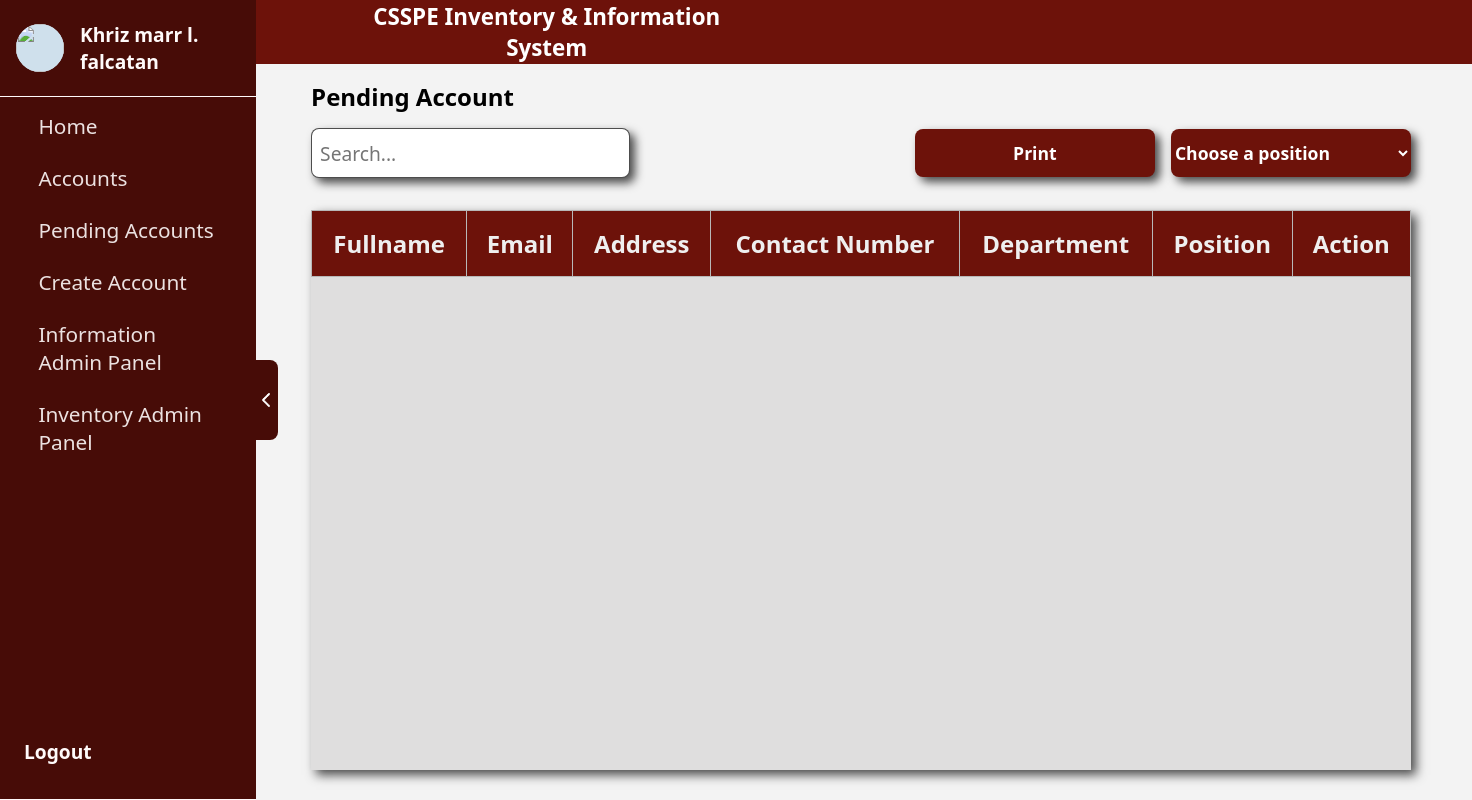
/superAdmin/pendingAccount.php (signed in), run on an earlier commit of the app's database.
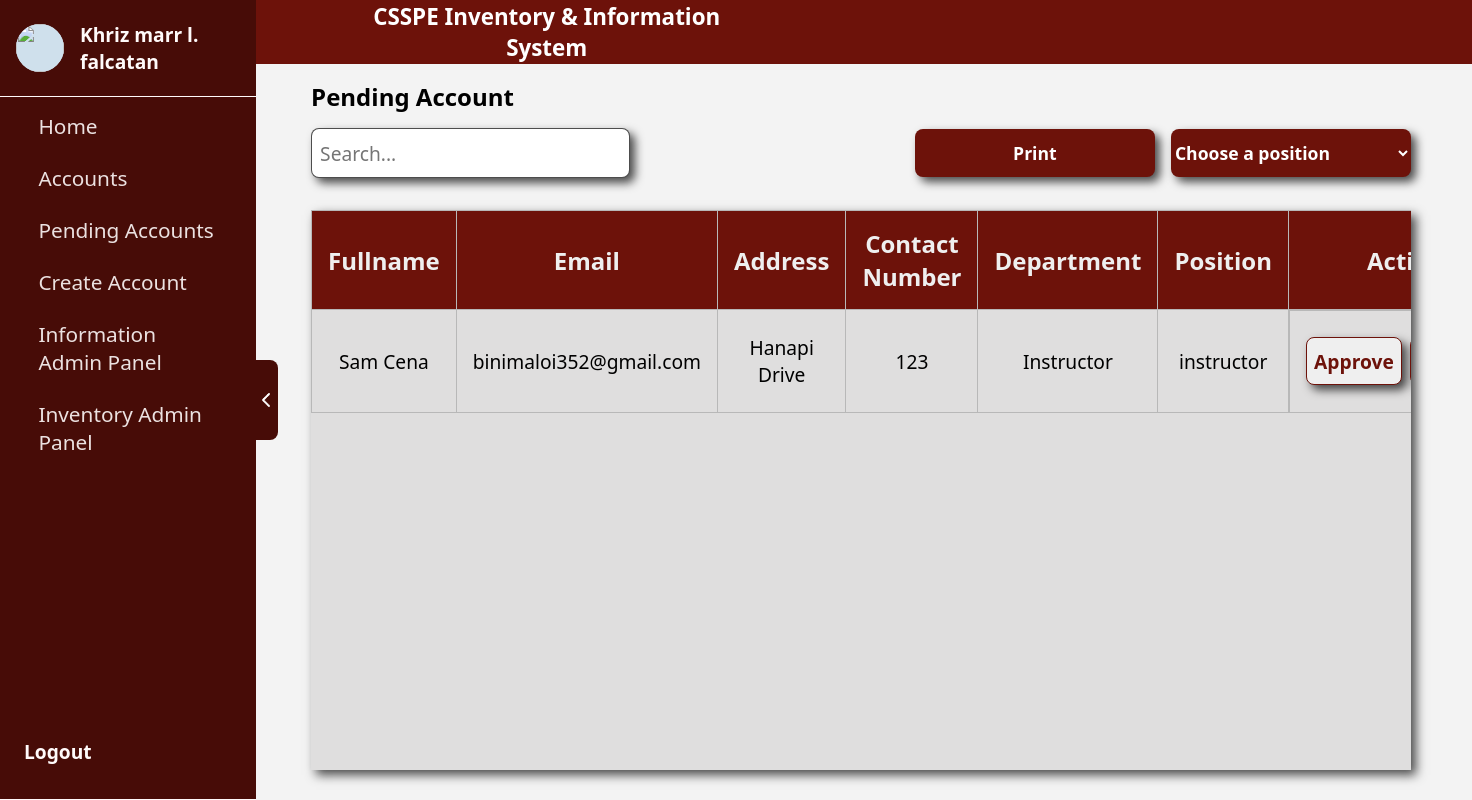
And on a later commit of the database.
### tables this page shows
CREATE TABLE `pending_users` (
  `id` int(11) NOT NULL,
  `first_name` varchar(100) NOT NULL,
  `last_name` varchar(100) NOT NULL,
  `middle_name` varchar(100) DEFAULT NULL,
  `email` varchar(255) NOT NULL,
  `address` text NOT NULL,
  `contact_no` varchar(15) NOT NULL,
  `rank` enum('Instructor','Assistant Professor','Associate Professor','Professor') NOT NULL,
  `password` varchar(255) NOT NULL,
  `created_at` timestamp NOT NULL DEFAULT current_timestamp(),
  `role` varchar(50) NOT NULL DEFAULT 'Instructor',
  `image` varchar(255) DEFAULT NULL
);

### superAdmin/pendingAccount.php (the view, shortened to what this page needs)
<?php
require_once '../conn/conn.php';
$query = "SELECT id, first_name, last_name, middle_name, email, address, contact_no, rank, password, created_at, role FROM pending_users";
$result = mysqli_query($conn, $query);
?>
<!DOCTYPE html>
<html lang="en">
<head>
    <link rel="stylesheet" href="../assets/css/pendingAccount.css">
    <link rel="stylesheet" href="../assets/css/sidebar.css">
    <link href="https://cdn.jsdelivr.net/npm/sweetalert2@11/dist/sweetalert2.min.css" rel="stylesheet">
</head>
<body>
    <div class="body">
    <div class="sidebar">
            <div class="sidebarContent">
                <div class="arrowContainer" style="margin-left: 80rem;" id="toggleButton">
                    <div class="subArrowContainer">
                        <img class="hideIcon" src="../assets/img/arrow.png" alt="">
                    </div>
                </div>
            </div>
            <div class="userContainer">
                <div class="subUserContainer">
                    <div class="userPictureContainer">
                        <div class="subUserPictureContainer">
                            <img class="subUserPictureContainer" src="../assets/img/CSSPE.png" alt="">
                        </div>
                    </div>
                    <div class="userPictureContainer1">
                        <p>Khriz marr l. falcatan</p>
                    </div>
                </div>
                <div class="navContainer">
                    <div class="subNavContainer">
                        <a href="../superAdmin/homePage/announcement.php">
                            <div class="buttonContainer1">
                                <div class="nameOfIconContainer">
                                    <p>Home</p>
                                </div>
                            </div>
                        </a>
                        <a href="../superAdmin/account.php">
                            <div class="buttonContainer1">
                                <div class="nameOfIconContainer">
                                    <p>Accounts</p>
                                </div>
                            </div>
                        </a>
                        <a href="../superAdmin/pendingAccount.php">
                            <div class="buttonContainer1">
                                <div class="nameOfIconContainer">
                                    <p>Pending Accounts</p>
                                </div>
                            </div>
                        </a>
                        <a href="../superAdmin/createAdmin.php">
                            <div class="buttonContainer1">
                                <div class="nameOfIconContainer">
                                    <p>Create Account</p>
                                </div>
                            </div>
                        </a>
                        <a href="../superAdmin/informationAdmin/program.php">
                            <div class="buttonContainer1">
                                <div class="nameOfIconContainer">
                                    <p>Information Admin Panel</p>
                                </div>
                            </div>
                        </a>
                        <a href="../superAdmin/inventoryAdmin/dashboard.php">
                            <div class="buttonContainer1">
                                <div class="nameOfIconContainer">
                                    <p>Inventory Admin Panel</p>
                                </div>
                            </div>
                        </a>
                    </div>
                </div>
                <div class="subUserContainer">
                    <a href="../logout.php">
                        <div style="margin-left: 1.5rem;" class="userPictureContainer1">
                            <p>Logout</p>
                        </div>
                    </a>
                </div>
            </div>
        </div>
        <div class="mainContainer" style="margin-left: 250px;">
            <div class="container">
                <div class="headerContainer">
                    <div class="subHeaderContainer">
                        <div class="logoContainer">
                        </div>
                        <div class="collegeNameContainer">
                            <p>CSSPE Inventory & Information System</p>
                        </div>
                    </div>
                </div>
                <div class="textContainer">
                    <p class="text">Pending Account</p>
                </div>
                <div class="searchContainer">
                    <input class="searchBar" type="text" placeholder="Search...">
                    <div class="printButton" style="gap: 1rem; display: flex; width: 90%;">
                        <button class="addButton size">Print</button>
                        <select name="" class="addButton size" id="">
                            <option value="">Choose a position</option>
                        </select>
                    </div>
                </div>
                <div class="tableContainer">
                    <table>
                        <thead>
                            <tr>
                                <th>Fullname</th>
                                <th>Email</th>
                                <th>Address</th>
                                <th>Contact Number</th>
                                <th>Department</th>
                                <th>Position</th>
                                <th>Action</th>
                            </tr>
                        </thead>
                        <tbody>
                            <?php while($row = mysqli_fetch_assoc($result)): ?>
                                <tr>
                                    <td><?php echo htmlspecialchars($row['first_name'] . ' ' . $row['middle_name'] . ' ' . $row['last_name']); ?></td>
                                    <td><?php echo htmlspecialchars($row['email']); ?></td>
                                    <td><?php echo htmlspecialchars($row['address']); ?></td>
                                    <td><?php echo htmlspecialchars($row['contact_no']); ?></td>
                                    <td><?php echo htmlspecialchars($row['rank']); ?></td>
                                    <td><?php echo htmlspecialchars($row['role']); ?></td>
                                    <td class="button">
                                        <a href="#" onclick="approveUser(<?php echo $row['id']; ?>)">
                                            <button class="addButton1" style="width: 6rem;">Approve</button>
                                        </a>
                                    </td>
                                </tr>
                            <?php endwhile; ?>
                        </tbody>
                    </table>
                </div>
            </div>
        </div>
    </div>
</body>
</html>

### assets/css/pendingAccount.css (style rules this page uses)
* { padding: 0; margin: 0; font-family: system-ui, -apple-system, BlinkMacSystemFont, 'Segoe UI', Roboto, Oxygen, Ubuntu, Cantarell, 'Open Sans', 'Helvetica Neue', sans-serif; }
.body { background-color: rgb(243, 243, 243); display: grid; grid-template-columns: 1fr; height: 100vh; }
.mainContainer { background-color: rgb(243, 243, 243); }
.headerContainer { height: 4rem; background-color: rgb(109, 18, 10); display: flex; gap: 0.5rem; flex-direction: row; }
.subHeaderContainer { height: 100%; width: 4rem; margin-left: 1rem; display: flex; align-items: center; justify-content: center; }
.collegeNameContainer { height: 100%; display: flex; align-items: center; justify-content: center; font-size: 2rem; color: white; display: none; }
.container { height: 100%; display: flex; align-items: center; flex-direction: column; width: 100%; }
.textContainer { height: 4rem; display: flex; align-items: center; justify-content: center; font-size: min(2rem, 1.5rem); font-weight: bold; width: 100%; }
.searchContainer { display: flex; align-items: center; justify-content: center; gap: 1rem; flex-direction: column; width: 100%; }
.searchBar { height: 3rem; width: 90%; border-radius: 0.5rem; box-shadow: 5px 5px 10px rgba(0, 0, 0, 0.699); font-size: 1.2rem; border: solid rgba(0, 0, 0, 0.699) 1px; padding-left: 0.5rem; }
.addButton { width: 92%; height: 3rem; border: none; border-radius: 0.5rem; background-color: rgb(109, 18, 10); color: white; font-size: min(1.2rem, 1.1rem); font-weight: bold; cursor: pointer; transition: all 0.15s; box-shadow: 5px 5px 10px rgba(0, 0, 0, 0.699); }
.addButton1 { width: 92%; height: 3rem; border: solid rgb(109, 18, 10) 1px; border-radius: 0.5rem; color: rgb(109, 18, 10); font-size: 1.2rem; font-weight: bold; cursor: pointer; transition: all 0.15s; box-shadow: 5px 5px 10px rgba(0, 0, 0, 0.699); }
.tableContainer { margin-top: 2rem; width: 90%; overflow: auto; background-color: rgb(223, 222, 222); box-shadow: 5px 5px 10px rgba(0, 0, 0, 0.699); overflow: auto; }
.button { display: flex; flex-direction: column; gap: 0.5rem; }
.collegeNameContainer { height: 100%; display: flex; align-items: center; justify-content: center; font-size: 2rem; color: white; display: none; width: 30rem; }
.logoContainer { height: 100%; width: 4rem; display: flex; justify-content: center; align-items: center; }
.headerContainer { height: 4rem; width: 100%; }
.subHeaderContainer { display: flex; justify-content: center; align-items: center; flex-direction: row; gap: 0.5rem; }
@media only screen and (min-width: 601px) { .subHeaderContainer { width: 31rem; } }
@media only screen and (min-width: 601px) { .collegeNameContainer { display: flex; font-size: 1.4rem; font-weight: bold; } }
@media only screen and (min-width: 601px) { table { border-collapse: collapse; text-align: center; width: 100%; } }
@media only screen and (min-width: 601px) { th { background-color: rgb(109, 18, 10); color: rgb(239,239,239); font-size: 1.5rem; } }
@media only screen and (min-width: 601px) { td { font-size: 1.2rem; } }
@media only screen and (min-width: 601px) { th, td { border: solid #b8b8b8 0.1px; height: 2rem; padding: 1rem; justify-content: center; align-items: center; } }
@media only screen and (min-width: 601px) { .button { flex-direction: row; height: 4.3rem; padding: 1rem; } }
@media only screen and (min-width: 601px) { .searchContainer { flex-direction: row; justify-content: space-between; width: 90%; } }
@media only screen and (min-width: 601px) { .searchBar { width: 25rem; } }
@media only screen and (min-width: 601px) { .size { width: 15rem; } }
@media only screen and (min-width: 601px) { .tableContainer { height: 70%; } }
@media only screen and (min-width: 601px) { .textContainer { justify-content: left; } }
@media only screen and (min-width: 601px) { .text { margin-left: 5%; } }
@media only screen and (min-width: 601px) { .printButton { display: flex; justify-content: right; } }

What changed in the data, as far as the page shows it:
added pending_users: first_name+middle_name+last_name "Sam Cena", email "binimaloi352@gmail.com", address "Hanapi Drive", contact_no "123", rank "Instructor", role "instructor"
